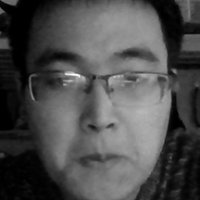
#> input picture data/at/jm/0.pgm, 200 x 200 px, given in place of the camera
$ python open.py
#> lines starting #> are read from the running program, lines starting #| are printed output that depends on the picture
import cv2
def generate():
	path1='D:/opencvsubject/haarcascade_frontalface_default.xml'
	path2='D:/opencvsubject/haarcascade_eye.xml'
	face_cascade=cv2.CascadeClassifier(path1)
	eye_cascade=cv2.CascadeClassifier(path2)
	camera=cv2.VideoCapture(0)
	count=0
	while(True):
		ret,frame=camera.read()
#> frame is the input picture: shape (200, 200, 3); min 0, max 253, mean 76.2
		gray=cv2.cvtColor(frame,cv2.COLOR_BGR2GRAY)
		faces=face_cascade.detectMultiScale(gray,1.3,5)
#> faces = [[22, 20, 164, 164]]
		for(x,y,w,h) in faces:
			img=cv2.rectangle(frame,(x,y),(x+w,y+h),(255,0,0),2)
			f=cv2.resize(gray[y:y+h,x:x+w],(200,200))
			cv2.imwrite('D:/opencvsubject/data/at/jm/%s.pgm' % str(count),f)
			count+=1
#> this loop made 1 pass
#> (x, y, w, h, count) on pass 1: (22, 20, 164, 164, 1)
#> pass 1, in generate, `img=cv2.rectangle(frame,(x,y),(x+w,y+h),(255,0,0),2)`:
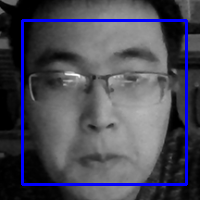
#> img: shape (200, 200, 3); mean B, G, R 86.2, 73.7, 73.7
#> pass 1, in generate, `f=cv2.resize(gray[y:y+h,x:x+w],(200,200))`:
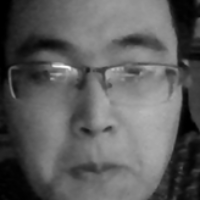
#> f: shape (200, 200); min 0, max 251, mean 92.9
#> after the loop, count = 1
		cv2.imshow("camera",frame)
		if count==60:
		    break
		if cv2.waitKey(1000//12)& 0xff == ord("q"):
#> (key q is pressed here)
			break
	camera.release()
	cv2.destroyAllWindows()
if __name__=="__main__":
	generate()
